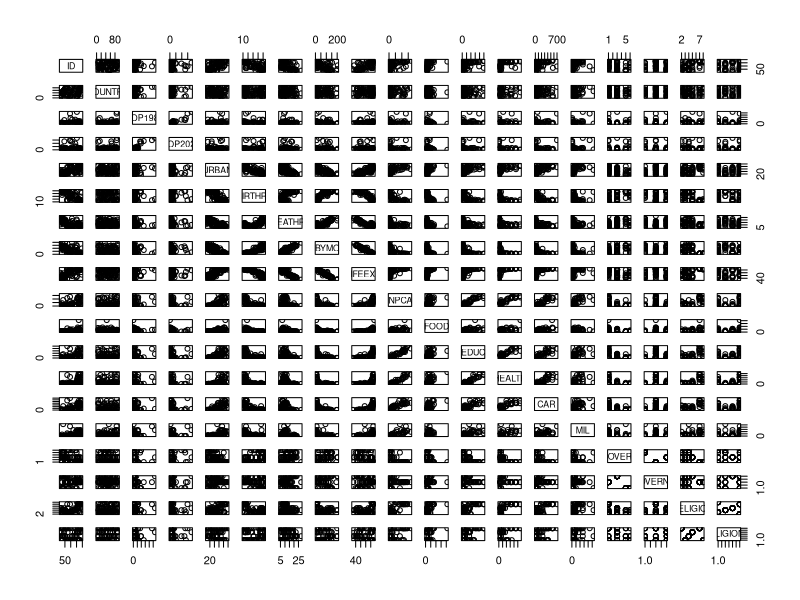
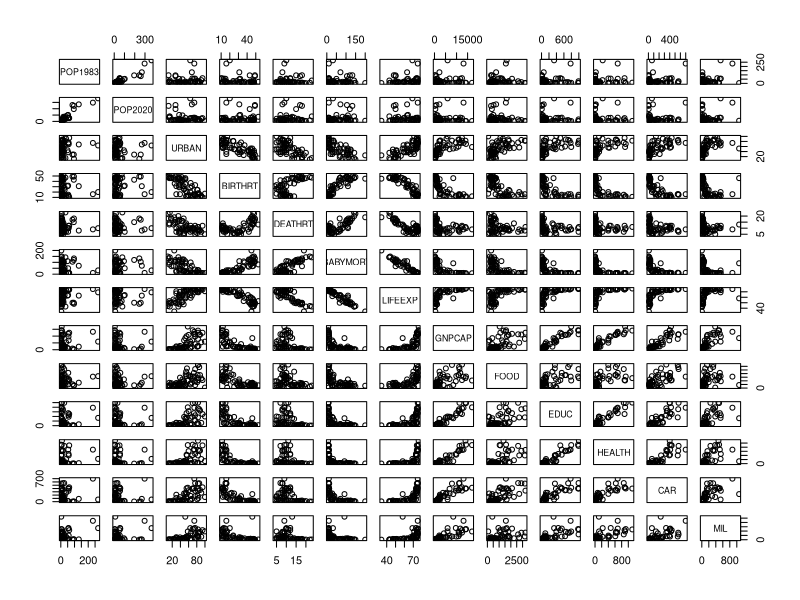
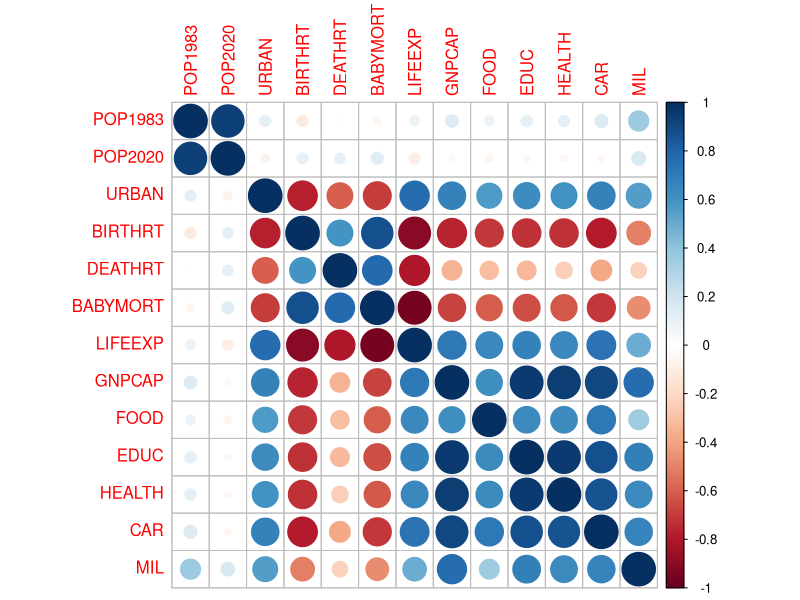
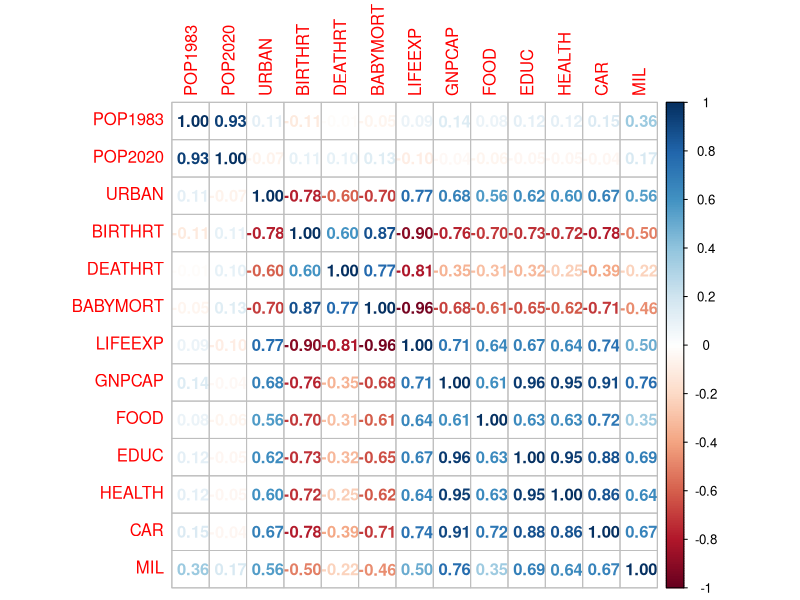
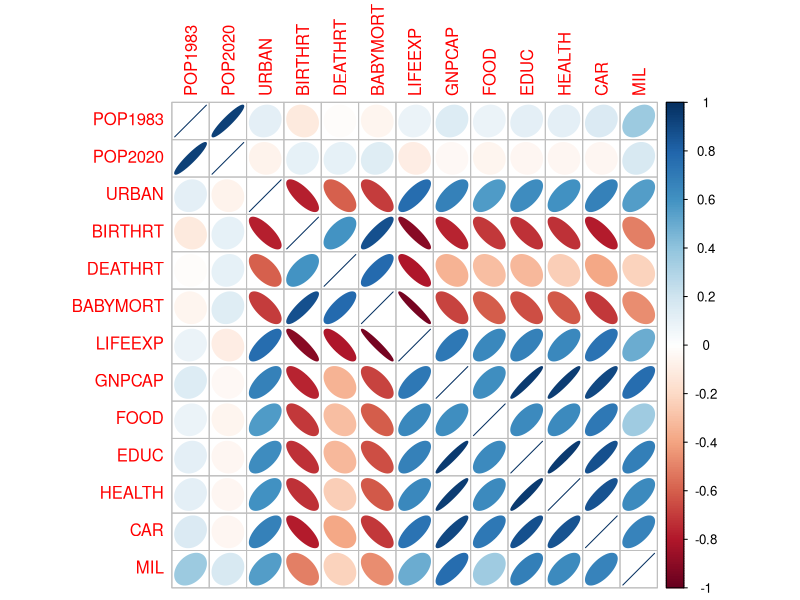

Source code (R) for these figures, in order:

WORLD <- read.csv('WORLD.CSV')
str(WORLD)
plot(WORLD)

WORLD_CLEAN <- na.omit(WORLD[, 3:15])
str(WORLD_CLEAN)
plot(WORLD_CLEAN)

WORLD_COR <- cor(WORLD_CLEAN)
WORLD_COR
library(corrplot)
corrplot(WORLD_COR)
corrplot(WORLD_COR, method = 'number')
corrplot(WORLD_COR, method = 'ellipse')
# +0.96: EDUC / GNPCAP
# -0.96: LIFEEXP / BABYMORT
